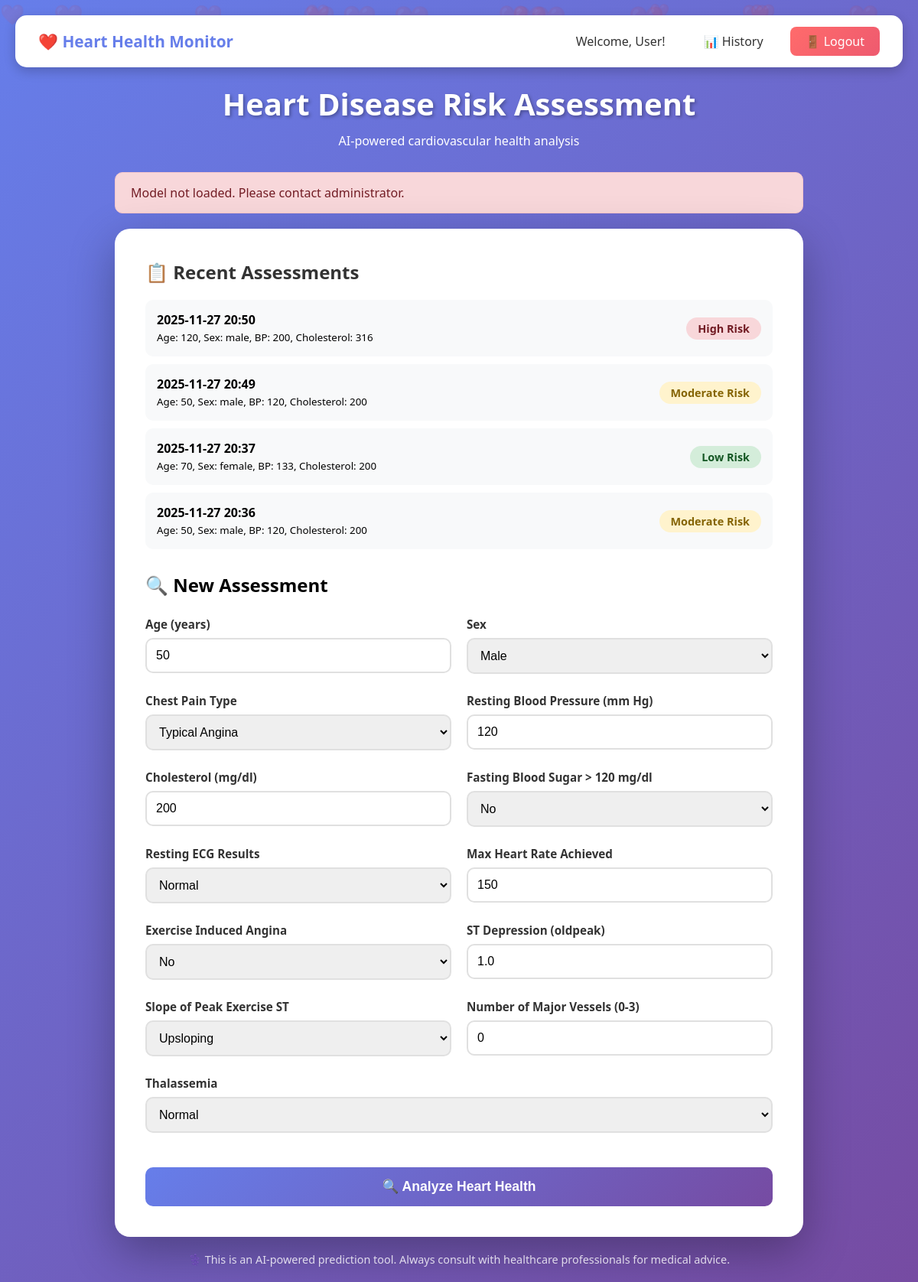
The page /dashboard (signed in) on the database its author committed.
### app.py (models this page shows)
class User(UserMixin, db.Model):
    id = db.Column(db.Integer, primary_key=True)
    username = db.Column(db.String(80), unique=True, nullable=False)
    email = db.Column(db.String(120), unique=True, nullable=False)
    password = db.Column(db.String(200), nullable=False)
    created_at = db.Column(db.DateTime, default=datetime.utcnow)
    predictions = db.relationship('Prediction', backref='user', lazy=True)

class Prediction(db.Model):
    id = db.Column(db.Integer, primary_key=True)
    user_id = db.Column(db.Integer, db.ForeignKey('user.id'), nullable=False)
    prediction_result = db.Column(db.Integer, nullable=False)
    probability = db.Column(db.Float, nullable=False)
    risk_level = db.Column(db.String(50), nullable=False)
    created_at = db.Column(db.DateTime, default=datetime.utcnow)
    age = db.Column(db.Integer)
    sex = db.Column(db.String(10))
    cp = db.Column(db.String(50))
    trestbps = db.Column(db.Integer)
    chol = db.Column(db.Integer)
    thalch = db.Column(db.Integer)

### app.py (the view)
@app.route('/dashboard')
@login_required
def dashboard():
    if not model_loaded:
        flash('Model not loaded. Please contact administrator.', 'danger')
    recent_predictions = Prediction.query.filter_by(user_id=current_user.id)\
        .order_by(Prediction.created_at.desc()).limit(5).all()
    return render_template('dashboard.html', predictions=recent_predictions)

### app.py (called while the page is built)
@login_manager.user_loader
def load_user(user_id):
    return User.query.get(int(user_id))

### templates/dashboard.html (shortened to what this page needs)
<!DOCTYPE html>
<html lang="en">
<head>
</head>
<body>
    <div class="heart-bg" id="heartBg"></div>
    <nav class="navbar">
        <div class="navbar-brand">
            <span class="heartbeat">❤️</span> Heart Health Monitor
        </div>
        <div class="navbar-menu">
            <span class="nav-link">Welcome, {{ current_user.username }}!</span>
            <a href="{{ url_for('history') }}" class="nav-link">📊 History</a>
            <a href="{{ url_for('logout') }}" class="logout-btn">🚪 Logout</a>
        </div>
    </nav>
    <div class="container">
        <div class="header">
            <h1>Heart Disease Risk Assessment</h1>
            <p>AI-powered cardiovascular health analysis</p>
        </div>
        {% with messages = get_flashed_messages(with_categories=true) %}
            {% if messages %}
                {% for category, message in messages %}
                    <div class="alert alert-{{ category }}">
                        {{ message }}
                    </div>
                {% endfor %}
            {% endif %}
        {% endwith %}
        <div class="card">
            {% if predictions %}
            <div class="recent-predictions">
                <h2>📋 Recent Assessments</h2>
                {% for pred in predictions %}
                <div class="prediction-item">
                    <div class="prediction-info">
                        <strong>{{ pred.created_at.strftime('%Y-%m-%d %H:%M') }}</strong>
                        <br>
                        <small>Age: {{ pred.age }}, Sex: {{ pred.sex }}, BP: {{ pred.trestbps }}, Cholesterol: {{ pred.chol }}</small>
                    </div>
                    <span class="prediction-badge badge-{{ 'success' if pred.risk_level == 'Low Risk' else ('warning' if pred.risk_level == 'Moderate Risk' else 'danger') }}">
                        {{ pred.risk_level }}
                    </span>
                </div>
                {% endfor %}
            </div>
            {% endif %}
            <h2 style="margin-bottom: 25px;">🔍 New Assessment</h2>
            <form id="predictionForm">
                <div class="form-row">
                    <div class="form-group">
                        <label for="age">Age (years)</label>
                        <input type="number" id="age" name="age" required min="1" max="120" value="50">
                    </div>
                    <div class="form-group">
                        <label for="sex">Sex</label>
                        <select id="sex" name="sex" required>
                            <option value="male">Male</option>
                        </select>
                    </div>
                </div>
                <div class="form-row">
                    <div class="form-group">
                        <label for="cp">Chest Pain Type</label>
                        <select id="cp" name="cp" required>
                            <option value="typical angina">Typical Angina</option>
                        </select>
                    </div>
                    <div class="form-group">
                        <label for="trestbps">Resting Blood Pressure (mm Hg)</label>
                        <input type="number" id="trestbps" name="trestbps" required min="80" max="200" value="120">
                    </div>
                </div>
                <div class="form-row">
                    <div class="form-group">
                        <label for="chol">Cholesterol (mg/dl)</label>
                        <input type="number" id="chol" name="chol" required min="100" max="600" value="200">
                    </div>
                    <div class="form-group">
                        <label for="fbs">Fasting Blood Sugar > 120 mg/dl</label>
                        <select id="fbs" name="fbs" required>
                            <option value="false">No</option>
                        </select>
                    </div>
                </div>
                <div class="form-row">
                    <div class="form-group">
                        <label for="restecg">Resting ECG Results</label>
                        <select id="restecg" name="restecg" required>
                            <option value="normal">Normal</option>
                        </select>
                    </div>
                    <div class="form-group">
                        <label for="thalch">Max Heart Rate Achieved</label>
                        <input type="number" id="thalch" name="thalch" required min="60" max="220" value="150">
                    </div>
                </div>
                <div class="form-row">
                    <div class="form-group">
                        <label for="exang">Exercise Induced Angina</label>
                        <select id="exang" name="exang" required>
                            <option value="false">No</option>
                        </select>
                    </div>
                    <div class="form-group">
                        <label for="oldpeak">ST Depression (oldpeak)</label>
                        <input type="number" id="oldpeak" name="oldpeak" required min="0" max="10" step="0.1" value="1.0">
                    </div>
                </div>
                <div class="form-row">
                    <div class="form-group">
                        <label for="slope">Slope of Peak Exercise ST</label>
                        <select id="slope" name="slope" required>
                            <option value="upsloping">Upsloping</option>
                        </select>
                    </div>
                    <div class="form-group">
                        <label for="ca">Number of Major Vessels (0-3)</label>
                        <input type="number" id="ca" name="ca" required min="0" max="3" value="0">
                    </div>
                </div>
                <div class="form-group">
                    <label for="thal">Thalassemia</label>
                    <select id="thal" name="thal" required>
                        <option value="normal">Normal</option>
                    </select>
                </div>
                <button type="submit" class="submit-btn">
                    🔍 Analyze Heart Health
                </button>
            </form>
        </div>
        <div class="info-text">
            <p>⚕️ This is an AI-powered prediction tool. Always consult with healthcare professionals for medical advice.</p>
        </div>
    </div>
</body>
</html>

### templates/dashboard.html (style rules this page uses)
* { margin: 0; padding: 0; box-sizing: border-box; }
body { font-family: 'Segoe UI', Tahoma, Geneva, Verdana, sans-serif; background: linear-gradient(135deg, #667eea 0%, #764ba2 100%); min-height: 100vh; padding: 20px; overflow-x: hidden; }
.heart-bg { position: fixed; top: 0; left: 0; width: 100%; height: 100%; pointer-events: none; z-index: 0; overflow: hidden; }
.navbar { background: white; border-radius: 15px; padding: 15px 30px; margin-bottom: 20px; box-shadow: 0 5px 15px rgba(0,0,0,0.2); display: flex; justify-content: space-between; align-items: center; position: relative; z-index: 2; animation: fadeInDown 0.6s; }
.navbar-brand { font-size: 1.3rem; font-weight: bold; color: #667eea; }
.navbar-menu { display: flex; gap: 20px; align-items: center; }
.nav-link { color: #333; text-decoration: none; padding: 8px 15px; border-radius: 8px; transition: all 0.3s; }
.logout-btn { background: linear-gradient(135deg, #ff6b6b 0%, #ee5a6f 100%); color: white; padding: 8px 20px; border-radius: 8px; text-decoration: none; transition: all 0.3s; }
.container { max-width: 900px; margin: 0 auto; position: relative; z-index: 1; }
.header { text-align: center; color: white; margin-bottom: 30px; animation: fadeIn 1s; }
.header h1 { font-size: 2.5rem; margin-bottom: 10px; text-shadow: 2px 2px 4px rgba(0,0,0,0.3); }
.heartbeat { display: inline-block; animation: heartbeat 1.5s infinite; }
.alert { padding: 15px 20px; border-radius: 10px; margin-bottom: 20px; animation: slideIn 0.5s; }
.alert-danger { background: #f8d7da; color: #721c24; border: 1px solid #f5c6cb; }
.card { background: white; border-radius: 20px; padding: 40px; box-shadow: 0 20px 60px rgba(0,0,0,0.3); animation: fadeInUp 1s; }
.recent-predictions { margin-bottom: 30px; }
.recent-predictions h2 { margin-bottom: 20px; color: #333; }
.prediction-item { background: #f8f9fa; padding: 15px; border-radius: 10px; margin-bottom: 10px; display: flex; justify-content: space-between; align-items: center; }
.prediction-info { flex: 1; }
.prediction-badge { padding: 5px 15px; border-radius: 20px; font-size: 0.9rem; font-weight: 600; }
.badge-success { background: #d4edda; color: #155724; }
.badge-warning { background: #fff3cd; color: #856404; }
.badge-danger { background: #f8d7da; color: #721c24; }
.form-group { margin-bottom: 25px; }
.form-group label { display: block; margin-bottom: 8px; color: #333; font-weight: 600; font-size: 0.95rem; }
.form-group input, .form-group select { width: 100%; padding: 12px; border: 2px solid #e0e0e0; border-radius: 10px; font-size: 1rem; transition: all 0.3s; }
.form-row { display: grid; grid-template-columns: repeat(auto-fit, minmax(200px, 1fr)); gap: 20px; }
.submit-btn { width: 100%; padding: 15px; background: linear-gradient(135deg, #667eea 0%, #764ba2 100%); color: white; border: none; border-radius: 10px; font-size: 1.1rem; font-weight: 600; cursor: pointer; transition: all 0.3s; margin-top: 20px; }
.info-text { text-align: center; color: white; margin-top: 20px; font-size: 0.9rem; opacity: 0.8; }

### rows shown on the page
User: username "User"
Prediction: created_at "2025-11-27 20:50", age "120", sex "male", trestbps "200", chol "316", risk_level "High Risk"
Prediction: created_at "2025-11-27 20:49", age "50", sex "male", trestbps "120", chol "200", risk_level "Moderate Risk"
Prediction: created_at "2025-11-27 20:37", age "70", sex "female", trestbps "133", chol "200", risk_level "Low Risk"
Prediction: created_at "2025-11-27 20:36", age "50", sex "male", trestbps "120", chol "200", risk_level "Moderate Risk"

### other values the page prints
{{ message }} "Model not loaded. Please contact administrator."
